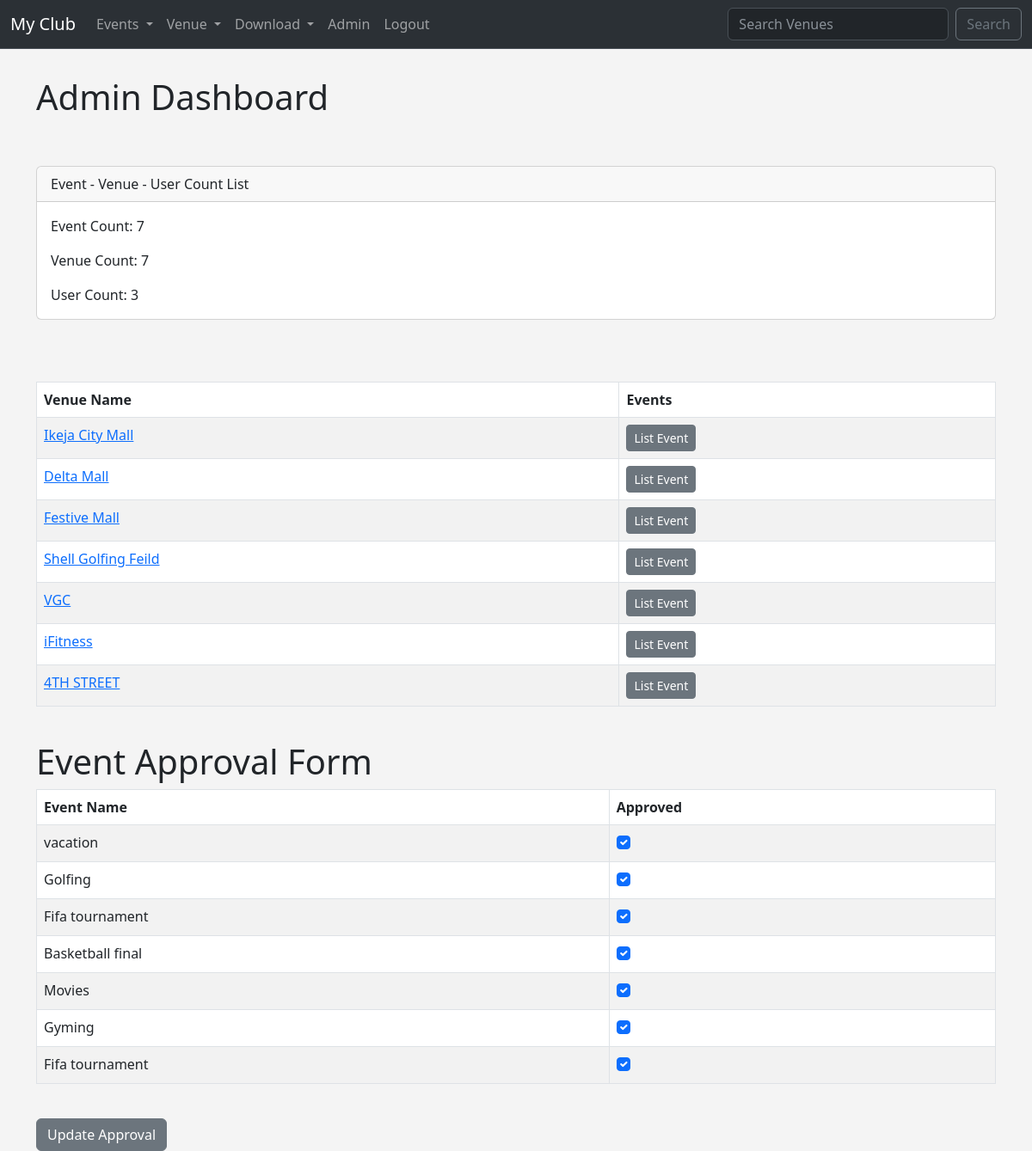
Screenshot of /admin_approval (signed in) with the database file from the repository.
### events/models.py (models this page shows, shortened)
class Venue(models.Model):
    name = models.CharField('venue name', max_length=120)
    address = models.CharField(max_length=120)
    zip_code = models.CharField('Zip Code', max_length=15)
    phone = models.CharField('Contact Phone', max_length=25, blank=True)
    web =models.URLField('Website Address', blank=True)
    email_address = models.EmailField('Email Address', blank=True)
    owner = models.IntegerField("venue owner", default=1, blank=False)
    venue_image = models.ImageField(blank=True, null=True, upload_to="images/")
    def __str__(self):
        return self.name

class Event(models.Model):
    name = models.CharField('event name', max_length=120)
    event_date = models.DateTimeField('event date')
    venue = models.ForeignKey(Venue, blank=True, null=True, on_delete=models.CASCADE)
    manager = models.ForeignKey(User, blank=True, null=True, on_delete=models.SET)
    description = models.TextField(blank=True)
    attendees = models.ManyToManyField(MyClubUser, blank=True)
    approved = models.BooleanField('Approved', default=False)
    def __str__(self):
        return self.name

### events/views.py (the view)
# urls.py: path('admin_approval', views.admin_approval, name='admin_approval'),
def admin_approval(request):
    venue_list = Venue.objects.all()
    event_count = Event.objects.all().count()
    user_count = User.objects.all().count()
    venue_count = Venue.objects.all().count()
    event_list = Event.objects.all().order_by('-event_date')
    if request.user.is_superuser:
        if request.method == "POST":
                id_list = request.POST.getlist('boxes')
                event_list.update(approved=False)
                for x in id_list:
                    Event.objects.filter(pk=int(x)).update(approved=True)
                messages.success(request, "Event List Approval Has Been Updated!")
                return redirect('list-events')
        else:
            return render(request, 'events/admin_approval.html', {
            'event_list':event_list,
            'event_count':event_count,
            'venue_count':venue_count,
            'user_count':user_count,
            'venue_list':venue_list,
        })
    else:
        messages.success(request, "You Aren't Authorised To View This Page!!")
        return redirect('home')

### events/templates/events/admin_approval.html (shortened to what this page needs)
{% extends 'events/base.html' %}
{% block content %}
    <h1>Admin Dashboard</h1>
<br/><br/>
<form action="" method=POST>
    <div class="card">
        <div class="card-header">
          Event - Venue - User Count List
        </div>
        <div class="card-body">
          <p class="card-text">Event Count: {{event_count}}</p>
          <p class="card-text">Venue Count: {{venue_count}}</p>
          <p class="card-text">User Count: {{user_count}}</p>
        </div>
    </div>
<br/>
<br/><br/>
<table class="table table-striped table-hover table-bordered">
    <thead>
        <tr>
            <th scope="col">Venue Name</th>
            <th scope="col">Events</th>
        </tr>
    </thead>
  <tbody>
{% for venue in venue_list %}
    <tr>
        <td>
        <a href="{% url 'show-venue' venue.id %}">{{ venue }}</a>
        </td>
        <td>
            <a href="{% url 'venue-events' venue.id %}" class='btn btn-sm btn-secondary' type="submit">List Event</a>
        </td>
{% endfor %}
    </tbody>
</table>
<br/>
<h1>Event Approval Form</h1>
<table class="table table-striped table-hover table-bordered">
    <thead>
        <tr>
            <th scope="col">Event Name</th>
            <th scope="col">Approved</th>
        </tr>
    </thead>
  <tbody>
{% for event in event_list %}
    <tr>
        <td>{{ event }}</td>
        <td>
            {%if event.approved%}
            <div class="form-check">
                <input class="form-check-input"
                type="checkbox" checked="checked"
                value={{event.id}}
                name="boxes">
            </div>
            {% endif %}
        </td>
{% endfor %}
    </tbody>
</table>
<br/>
<button class='btn btn-secondary' type="submit">
    Update Approval
</button>
{% endblock %}

### events/templates/events/base.html (style rules this page uses)
body { background: #f4f4f4; }

### rows the page displays
Venue: name "Ikeja City Mall"
Venue: name "Delta Mall"
Venue: name "Festive Mall"
Venue: name "Shell Golfing Feild"
Venue: name "VGC"
Venue: name "iFitness"
Venue: name "4TH STREET"
Event: name "vacation"
Event: name "Golfing"
Event: name "Fifa tournament"
Event: name "Basketball final"
Event: name "Movies"
Event: name "Gyming"
Event: name "Fifa tournament"

### other values shown
{{ event_count }} "7"
{{ venue_count }} "7"
{{ user_count }} "3"
